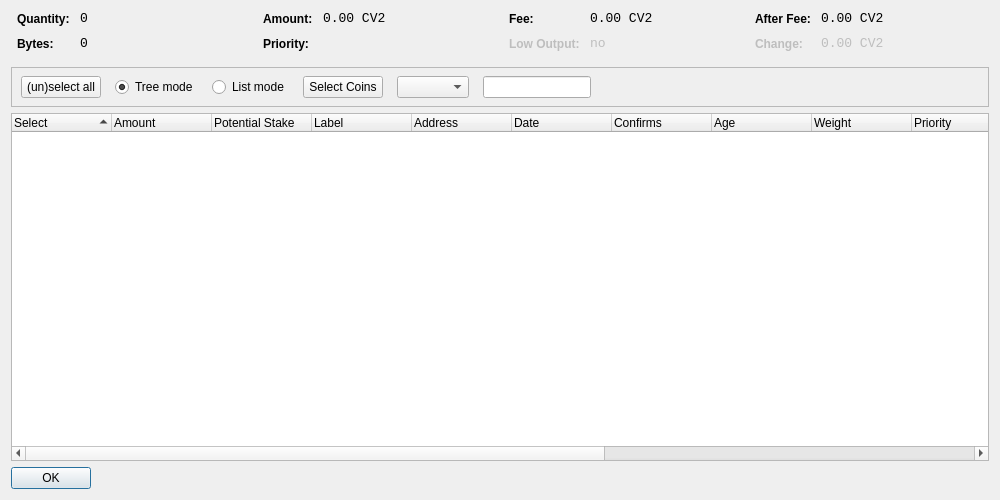
<?xml version="1.0" encoding="UTF-8"?>
<ui version="4.0">
 <class>CoinControlDialog</class>
 <widget class="QDialog" name="CoinControlDialog">
  <property name="geometry">
   <rect>
    <x>0</x>
    <y>0</y>
    <width>1000</width>
    <height>500</height>
   </rect>
  </property>
  <property name="windowTitle">
   <string>Coin Control</string>
  </property>
  <layout class="QVBoxLayout" name="verticalLayout">
   <item>
    <layout class="QHBoxLayout" name="horizontalLayoutTop" stretch="0,0,0,0">
     <property name="topMargin">
      <number>0</number>
     </property>
     <property name="bottomMargin">
      <number>10</number>
     </property>
     <item>
      <layout class="QFormLayout" name="formLayoutCoinControl1">
       <property name="horizontalSpacing">
        <number>10</number>
       </property>
       <property name="verticalSpacing">
        <number>10</number>
       </property>
       <property name="leftMargin">
        <number>6</number>
       </property>
       <property name="rightMargin">
        <number>6</number>
       </property>
       <item row="0" column="0">
        <widget class="QLabel" name="labelCoinControlQuantityText">
         <property name="styleSheet">
          <string notr="true">font-weight:bold;</string>
         </property>
         <property name="text">
          <string>Quantity:</string>
         </property>
        </widget>
       </item>
       <item row="0" column="1">
        <widget class="QLabel" name="labelCoinControlQuantity">
         <property name="font">
          <font>
           <family>Monospace</family>
           <pointsize>10</pointsize>
          </font>
         </property>
         <property name="cursor">
          <cursorShape>IBeamCursor</cursorShape>
         </property>
         <property name="contextMenuPolicy">
          <enum>Qt::ActionsContextMenu</enum>
         </property>
         <property name="text">
          <string>0</string>
         </property>
         <property name="textInteractionFlags">
          <set>Qt::LinksAccessibleByMouse|Qt::TextSelectableByKeyboard|Qt::TextSelectableByMouse</set>
         </property>
        </widget>
       </item>
       <item row="1" column="0">
        <widget class="QLabel" name="labelCoinControlBytesText">
         <property name="styleSheet">
          <string notr="true">font-weight:bold;</string>
         </property>
         <property name="text">
          <string>Bytes:</string>
         </property>
        </widget>
       </item>
       <item row="1" column="1">
        <widget class="QLabel" name="labelCoinControlBytes">
         <property name="font">
          <font>
           <family>Monospace</family>
           <pointsize>10</pointsize>
          </font>
         </property>
         <property name="cursor">
          <cursorShape>IBeamCursor</cursorShape>
         </property>
         <property name="contextMenuPolicy">
          <enum>Qt::ActionsContextMenu</enum>
         </property>
         <property name="text">
          <string>0</string>
         </property>
         <property name="textInteractionFlags">
          <set>Qt::LinksAccessibleByMouse|Qt::TextSelectableByKeyboard|Qt::TextSelectableByMouse</set>
         </property>
        </widget>
       </item>
      </layout>
     </item>
     <item>
      <layout class="QFormLayout" name="formLayoutCoinControl2">
       <property name="horizontalSpacing">
        <number>10</number>
       </property>
       <property name="verticalSpacing">
        <number>10</number>
       </property>
       <property name="leftMargin">
        <number>6</number>
       </property>
       <property name="rightMargin">
        <number>6</number>
       </property>
       <item row="0" column="0">
        <widget class="QLabel" name="labelCoinControlAmountText">
         <property name="styleSheet">
          <string notr="true">font-weight:bold;</string>
         </property>
         <property name="text">
          <string>Amount:</string>
         </property>
        </widget>
       </item>
       <item row="0" column="1">
        <widget class="QLabel" name="labelCoinControlAmount">
         <property name="font">
          <font>
           <family>Monospace</family>
           <pointsize>10</pointsize>
          </font>
         </property>
         <property name="cursor">
          <cursorShape>IBeamCursor</cursorShape>
         </property>
         <property name="contextMenuPolicy">
          <enum>Qt::ActionsContextMenu</enum>
         </property>
         <property name="text">
          <string>0.00 CV2</string>
         </property>
         <property name="textInteractionFlags">
          <set>Qt::LinksAccessibleByMouse|Qt::TextSelectableByKeyboard|Qt::TextSelectableByMouse</set>
         </property>
        </widget>
       </item>
       <item row="1" column="0">
        <widget class="QLabel" name="labelCoinControlPriorityText">
         <property name="styleSheet">
          <string notr="true">font-weight:bold;</string>
         </property>
         <property name="text">
          <string>Priority:</string>
         </property>
        </widget>
       </item>
       <item row="1" column="1">
        <widget class="QLabel" name="labelCoinControlPriority">
         <property name="font">
          <font>
           <family>Monospace</family>
           <pointsize>10</pointsize>
          </font>
         </property>
         <property name="cursor">
          <cursorShape>IBeamCursor</cursorShape>
         </property>
         <property name="contextMenuPolicy">
          <enum>Qt::ActionsContextMenu</enum>
         </property>
         <property name="text">
          <string/>
         </property>
         <property name="textInteractionFlags">
          <set>Qt::LinksAccessibleByMouse|Qt::TextSelectableByKeyboard|Qt::TextSelectableByMouse</set>
         </property>
        </widget>
       </item>
      </layout>
     </item>
     <item>
      <layout class="QFormLayout" name="formLayoutCoinControl3">
       <property name="horizontalSpacing">
        <number>10</number>
       </property>
       <property name="verticalSpacing">
        <number>10</number>
       </property>
       <property name="leftMargin">
        <number>6</number>
       </property>
       <property name="rightMargin">
        <number>6</number>
       </property>
       <item row="0" column="0">
        <widget class="QLabel" name="labelCoinControlFeeText">
         <property name="styleSheet">
          <string notr="true">font-weight:bold;</string>
         </property>
         <property name="text">
          <string>Fee:</string>
         </property>
        </widget>
       </item>
       <item row="0" column="1">
        <widget class="QLabel" name="labelCoinControlFee">
         <property name="font">
          <font>
           <family>Monospace</family>
           <pointsize>10</pointsize>
          </font>
         </property>
         <property name="cursor">
          <cursorShape>IBeamCursor</cursorShape>
         </property>
         <property name="contextMenuPolicy">
          <enum>Qt::ActionsContextMenu</enum>
         </property>
         <property name="text">
          <string>0.00 CV2</string>
         </property>
         <property name="textInteractionFlags">
          <set>Qt::LinksAccessibleByMouse|Qt::TextSelectableByKeyboard|Qt::TextSelectableByMouse</set>
         </property>
        </widget>
       </item>
       <item row="1" column="0">
        <widget class="QLabel" name="labelCoinControlLowOutputText">
         <property name="enabled">
          <bool>false</bool>
         </property>
         <property name="styleSheet">
          <string notr="true">font-weight:bold;</string>
         </property>
         <property name="text">
          <string>Low Output:</string>
         </property>
        </widget>
       </item>
       <item row="1" column="1">
        <widget class="QLabel" name="labelCoinControlLowOutput">
         <property name="enabled">
          <bool>false</bool>
         </property>
         <property name="font">
          <font>
           <family>Monospace</family>
           <pointsize>10</pointsize>
          </font>
         </property>
         <property name="cursor">
          <cursorShape>IBeamCursor</cursorShape>
         </property>
         <property name="contextMenuPolicy">
          <enum>Qt::ActionsContextMenu</enum>
         </property>
         <property name="text">
          <string>no</string>
         </property>
         <property name="textInteractionFlags">
          <set>Qt::LinksAccessibleByMouse|Qt::TextSelectableByKeyboard|Qt::TextSelectableByMouse</set>
         </property>
        </widget>
       </item>
      </layout>
     </item>
     <item>
      <layout class="QFormLayout" name="formLayoutCoinControl4">
       <property name="horizontalSpacing">
        <number>10</number>
       </property>
       <property name="verticalSpacing">
        <number>10</number>
       </property>
       <property name="leftMargin">
        <number>6</number>
       </property>
       <property name="rightMargin">
        <number>6</number>
       </property>
       <item row="0" column="0">
        <widget class="QLabel" name="labelCoinControlAfterFeeText">
         <property name="styleSheet">
          <string notr="true">font-weight:bold;</string>
         </property>
         <property name="text">
          <string>After Fee:</string>
         </property>
        </widget>
       </item>
       <item row="0" column="1">
        <widget class="QLabel" name="labelCoinControlAfterFee">
         <property name="font">
          <font>
           <family>Monospace</family>
           <pointsize>10</pointsize>
          </font>
         </property>
         <property name="cursor">
          <cursorShape>IBeamCursor</cursorShape>
         </property>
         <property name="contextMenuPolicy">
          <enum>Qt::ActionsContextMenu</enum>
         </property>
         <property name="text">
          <string>0.00 CV2</string>
         </property>
         <property name="textInteractionFlags">
          <set>Qt::LinksAccessibleByMouse|Qt::TextSelectableByKeyboard|Qt::TextSelectableByMouse</set>
         </property>
        </widget>
       </item>
       <item row="1" column="0">
        <widget class="QLabel" name="labelCoinControlChangeText">
         <property name="enabled">
          <bool>false</bool>
         </property>
         <property name="styleSheet">
          <string notr="true">font-weight:bold;</string>
         </property>
         <property name="text">
          <string>Change:</string>
         </property>
        </widget>
       </item>
       <item row="1" column="1">
        <widget class="QLabel" name="labelCoinControlChange">
         <property name="enabled">
          <bool>false</bool>
         </property>
         <property name="font">
          <font>
           <family>Monospace</family>
           <pointsize>10</pointsize>
          </font>
         </property>
         <property name="cursor">
          <cursorShape>IBeamCursor</cursorShape>
         </property>
         <property name="contextMenuPolicy">
          <enum>Qt::ActionsContextMenu</enum>
         </property>
         <property name="text">
          <string>0.00 CV2</string>
         </property>
         <property name="textInteractionFlags">
          <set>Qt::LinksAccessibleByMouse|Qt::TextSelectableByKeyboard|Qt::TextSelectableByMouse</set>
         </property>
        </widget>
       </item>
      </layout>
     </item>
    </layout>
   </item>
   <item>
    <widget class="QFrame" name="frame">
     <property name="minimumSize">
      <size>
       <width>0</width>
       <height>40</height>
      </size>
     </property>
     <property name="frameShape">
      <enum>QFrame::StyledPanel</enum>
     </property>
     <property name="frameShadow">
      <enum>QFrame::Sunken</enum>
     </property>
     <widget class="QWidget" name="horizontalLayoutWidget">
      <property name="geometry">
       <rect>
        <x>10</x>
        <y>0</y>
        <width>781</width>
        <height>41</height>
       </rect>
      </property>
      <layout class="QHBoxLayout" name="horizontalLayoutPanel" stretch="0,0,0,0,0,0,0">
       <property name="spacing">
        <number>14</number>
       </property>
       <item>
        <widget class="QPushButton" name="pushButtonSelectAll">
         <property name="sizePolicy">
          <sizepolicy hsizetype="Maximum" vsizetype="Fixed">
           <horstretch>0</horstretch>
           <verstretch>0</verstretch>
          </sizepolicy>
         </property>
         <property name="text">
          <string>(un)select all</string>
         </property>
        </widget>
       </item>
       <item>
        <widget class="QRadioButton" name="radioTreeMode">
         <property name="sizePolicy">
          <sizepolicy hsizetype="Maximum" vsizetype="Fixed">
           <horstretch>0</horstretch>
           <verstretch>0</verstretch>
          </sizepolicy>
         </property>
         <property name="text">
          <string>Tree mode</string>
         </property>
         <property name="checked">
          <bool>true</bool>
         </property>
        </widget>
       </item>
       <item>
        <widget class="QRadioButton" name="radioListMode">
         <property name="sizePolicy">
          <sizepolicy hsizetype="Maximum" vsizetype="Fixed">
           <horstretch>0</horstretch>
           <verstretch>0</verstretch>
          </sizepolicy>
         </property>
         <property name="text">
          <string>List mode</string>
         </property>
        </widget>
       </item>
       <item>
       <widget class="QPushButton" name="pushButtonCustomCC">
        <property name="text">
         <string>Select Coins</string>
        </property>
       </widget>
      </item>
      <item>
       <widget class="QComboBox" name="QComboBoxFilterCoins"/>
      </item>
      <item>
       <widget class="QLineEdit" name="lineEditCustomCC">
        <property name="enabled">
         <bool>true</bool>
        </property>
        <property name="sizePolicy">
         <sizepolicy hsizetype="Fixed" vsizetype="Fixed">
          <horstretch>0</horstretch>
          <verstretch>0</verstretch>
         </sizepolicy>
        </property>
        <property name="baseSize">
         <size>
          <width>50</width>
          <height>0</height>
         </size>
        </property>
       </widget>
      </item>
       <item>
        <spacer name="horizontalSpacer">
         <property name="orientation">
          <enum>Qt::Horizontal</enum>
         </property>
         <property name="sizeHint" stdset="0">
          <size>
           <width>40</width>
           <height>20</height>
          </size>
         </property>
        </spacer>
       </item>
      </layout>
     </widget>
    </widget>
   </item>
   <item>
    <widget class="CoinControlTreeWidget" name="treeWidget">
     <property name="contextMenuPolicy">
      <enum>Qt::CustomContextMenu</enum>
     </property>
     <property name="sortingEnabled">
      <bool>false</bool>
     </property>
     <property name="columnCount">
      <number>16</number>
     </property>
     <attribute name="headerShowSortIndicator" stdset="0">
      <bool>true</bool>
     </attribute>
     <attribute name="headerStretchLastSection">
      <bool>false</bool>
     </attribute>
     <column>
      <property name="text">
       <string>Select</string>
      </property>
     </column>
     <column>
      <property name="text">
       <string>Amount</string>
      </property>
     </column>
     <column>
      <property name="text">
       <string>Potential Stake</string>
       </property>
     </column>
     <column>
      <property name="text">
       <string>Label</string>
      </property>
     </column>
     <column>
      <property name="text">
       <string>Address</string>
      </property>
     </column>
     <column>
      <property name="text">
       <string>Date</string>
      </property>
     </column>
     <column>
      <property name="text">
       <string>Confirms</string>
      </property>
      <property name="toolTip">
       <string>Confirmed</string>
      </property>
     </column>
     <column>
      <property name="text">
       <string>Age</string>
      </property>
     </column>
     <column>
      <property name="text">
       <string>Weight</string>
      </property>
     </column>
     <column>
      <property name="text">
       <string>Priority</string>
      </property>
     </column>
     <column>
      <property name="text">
       <string/>
      </property>
     </column>
     <column>
      <property name="text">
       <string/>
      </property>
     </column>
     <column>
      <property name="text">
       <string/>
      </property>
     </column>
     <column>
      <property name="text">
       <string/>
      </property>
     </column>
     <column>
      <property name="text">
       <string/>
      </property>
     </column>
    </widget>
   </item>
   <item>
    <widget class="QDialogButtonBox" name="buttonBox">
     <property name="sizePolicy">
      <sizepolicy hsizetype="Maximum" vsizetype="Fixed">
       <horstretch>0</horstretch>
       <verstretch>0</verstretch>
      </sizepolicy>
     </property>
     <property name="orientation">
      <enum>Qt::Horizontal</enum>
     </property>
     <property name="standardButtons">
      <set>QDialogButtonBox::Ok</set>
     </property>
    </widget>
   </item>
  </layout>
 </widget>
 <customwidgets>
  <customwidget>
   <class>CoinControlTreeWidget</class>
   <extends>QTreeWidget</extends>
   <header>coincontroltreewidget.h</header>
  </customwidget>
 </customwidgets>
 <resources/>
 <connections/>
</ui>
